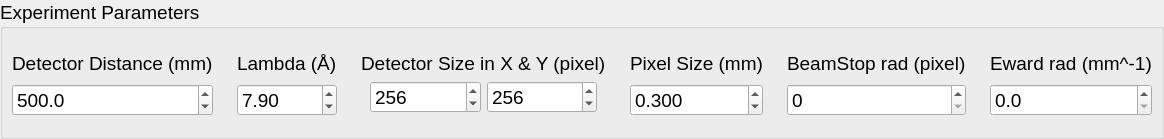
                   <widget class="QGroupBox" name="groupBox_3">
                    <property name="font">
                     <font>
                      <pointsize>14</pointsize>
                     </font>
                    </property>
                    <property name="title">
                     <string>Experiment Parameters</string>
                    </property>
                    <layout class="QHBoxLayout" name="horizontalLayout_28">
                     <property name="leftMargin">
                      <number>0</number>
                     </property>
                     <property name="rightMargin">
                      <number>0</number>
                     </property>
                     <item>
                      <widget class="QWidget" name="widget_26" native="true">
                       <layout class="QVBoxLayout" name="verticalLayout_6">
                        <item>
                         <widget class="QLabel" name="label_22">
                          <property name="text">
                           <string>Detector Distance (mm)</string>
                          </property>
                         </widget>
                        </item>
                        <item>
                         <widget class="QDoubleSpinBox" name="doubleSpinBox_4">
                          <property name="decimals">
                           <number>1</number>
                          </property>
                          <property name="maximum">
                           <double>10000.000000000000000</double>
                          </property>
                          <property name="singleStep">
                           <double>0.100000000000000</double>
                          </property>
                          <property name="value">
                           <double>500.000000000000000</double>
                          </property>
                         </widget>
                        </item>
                       </layout>
                      </widget>
                     </item>
                     <item>
                      <widget class="QWidget" name="widget_27" native="true">
                       <layout class="QVBoxLayout" name="verticalLayout_7">
                        <item>
                         <widget class="QLabel" name="label_23">
                          <property name="text">
                           <string>Lambda (Å)</string>
                          </property>
                         </widget>
                        </item>
                        <item>
                         <widget class="QDoubleSpinBox" name="doubleSpinBox_5">
                          <property name="singleStep">
                           <double>0.100000000000000</double>
                          </property>
                          <property name="value">
                           <double>7.900000000000000</double>
                          </property>
                         </widget>
                        </item>
                       </layout>
                      </widget>
                     </item>
                     <item>
                      <widget class="QWidget" name="widget_28" native="true">
                       <layout class="QVBoxLayout" name="verticalLayout_8">
                        <property name="topMargin">
                         <number>12</number>
                        </property>
                        <property name="bottomMargin">
                         <number>12</number>
                        </property>
                        <item>
                         <widget class="QLabel" name="label_24">
                          <property name="text">
                           <string>Detector Size in X &amp; Y (pixel)</string>
                          </property>
                          <property name="margin">
                           <number>0</number>
                          </property>
                         </widget>
                        </item>
                        <item>
                         <widget class="QWidget" name="widget_29" native="true">
                          <layout class="QHBoxLayout" name="horizontalLayout_27">
                           <property name="topMargin">
                            <number>0</number>
                           </property>
                           <property name="bottomMargin">
                            <number>0</number>
                           </property>
                           <item>
                            <widget class="QSpinBox" name="spinBox_11">
                             <property name="maximum">
                              <number>1024</number>
                             </property>
                             <property name="value">
                              <number>256</number>
                             </property>
                            </widget>
                           </item>
                           <item>
                            <widget class="QSpinBox" name="spinBox_12">
                             <property name="maximum">
                              <number>1024</number>
                             </property>
                             <property name="value">
                              <number>256</number>
                             </property>
                            </widget>
                           </item>
                          </layout>
                         </widget>
                        </item>
                       </layout>
                      </widget>
                     </item>
                     <item>
                      <widget class="QWidget" name="widget_30" native="true">
                       <layout class="QVBoxLayout" name="verticalLayout_9">
                        <item>
                         <widget class="QLabel" name="label_25">
                          <property name="text">
                           <string>Pixel Size (mm)</string>
                          </property>
                         </widget>
                        </item>
                        <item>
                         <widget class="QDoubleSpinBox" name="doubleSpinBox_6">
                          <property name="decimals">
                           <number>3</number>
                          </property>
                          <property name="singleStep">
                           <double>0.100000000000000</double>
                          </property>
                          <property name="value">
                           <double>0.300000000000000</double>
                          </property>
                         </widget>
                        </item>
                       </layout>
                      </widget>
                     </item>
                     <item>
                      <widget class="QWidget" name="widget_31" native="true">
                       <layout class="QVBoxLayout" name="verticalLayout_10">
                        <item>
                         <widget class="QLabel" name="label_26">
                          <property name="text">
                           <string>BeamStop rad (pixel)</string>
                          </property>
                         </widget>
                        </item>
                        <item>
                         <widget class="QSpinBox" name="spinBox_13">
                          <property name="maximum">
                           <number>512</number>
                          </property>
                         </widget>
                        </item>
                       </layout>
                      </widget>
                     </item>
                     <item>
                      <widget class="QWidget" name="widget_32" native="true">
                       <layout class="QVBoxLayout" name="verticalLayout_11">
                        <item>
                         <widget class="QLabel" name="label_27">
                          <property name="toolTip">
                           <string>&lt;html&gt;&lt;head/&gt;&lt;body&gt;&lt;p&gt;Re-edit oversampling rate. 0 means using experiment oversampling rate.&lt;/p&gt;&lt;/body&gt;&lt;/html&gt;</string>
                          </property>
                          <property name="text">
                           <string>Eward rad (mm^-1)</string>
                          </property>
                         </widget>
                        </item>
                        <item>
                         <widget class="QDoubleSpinBox" name="doubleSpinBox_7">
                          <property name="decimals">
                           <number>1</number>
                          </property>
                          <property name="maximum">
                           <double>2000.000000000000000</double>
                          </property>
                         </widget>
                        </item>
                       </layout>
                      </widget>
                     </item>
                    </layout>
                   </widget>
